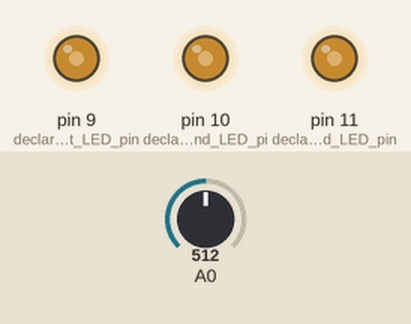
This sketch was run on a simulated Arduino Uno, built with avr-gcc and run on an emulated ATmega328P. On the bench: output pins drawn as LEDs (lit = HIGH). The inputs (shaded band) are chosen by the test bench; at power-on: A0 = 512.

Above: at 1.2 s.
1.3 s: A0 set to 716
At 2.5 s:
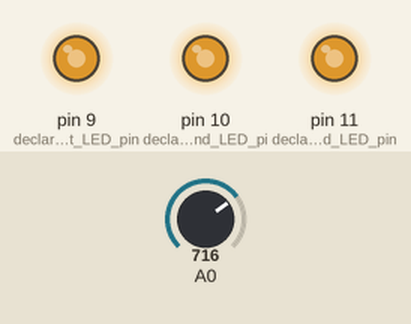
2.8 s: A0 set to 900
At 3.8 s:
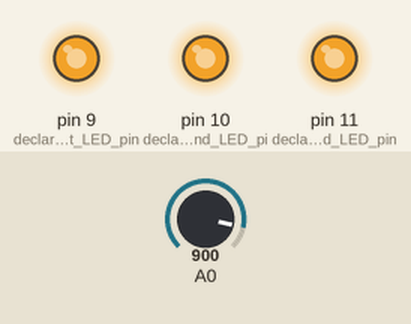
4.3 s: A0 set to 122
At 5.0 s:
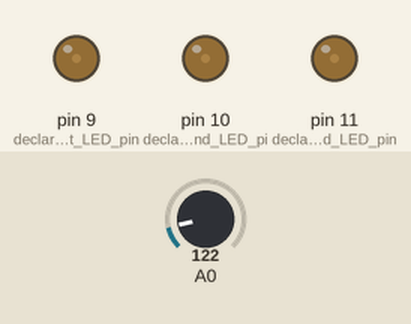
5.8 s: A0 set to 0
At 6.1 s:
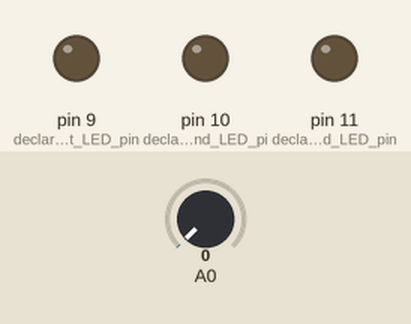
Timing chart, 0 to 8.3 s (numbered marks = the images above; inputs shaded):
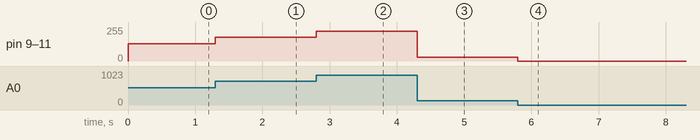

Measured:
- after the input at 1.3 s, pin 9 (declare_the_first_LED_pin), pin 10 (declare_the_second_LED_pi), pin 11 (declare_the_third_LED_pin): 128/255 → 179/255 at once
- after the input at 2.8 s, pin 9 (declare_the_first_LED_pin), pin 10 (declare_the_second_LED_pi), pin 11 (declare_the_third_LED_pin): 179/255 → 225/255 at once
- after the input at 4.3 s, pin 9 (declare_the_first_LED_pin), pin 10 (declare_the_second_LED_pi), pin 11 (declare_the_third_LED_pin): 225/255 → 30/255 at once
- after the input at 5.8 s, pin 9 (declare_the_first_LED_pin), pin 10 (declare_the_second_LED_pi), pin 11 (declare_the_third_LED_pin): 30/255 → 0/255 at once

The sketch:

Lesson4_V1.ino
```cpp
int readValue = 0;
int writeValue = 0;

void setup() {
  pinMode(9, OUTPUT);   //declare the first LED pin as output
  pinMode(10, OUTPUT);  //declare the second LED pin as output
  pinMode(11, OUTPUT);  //declare the third LED pin as output

}

void loop() {
  readValue = analogRead(A0); //store the value from the potemtiometer
  writeValue = readValue / 4; //divede the readValue by 4 and store as the writeValue
  analogWrite(9, writeValue); //set first LED brightness to writeValue
  analogWrite(10, writeValue); //set second LED brightness to writeValue
  analogWrite(11, writeValue);  //set third LED brightness to writeValue
}
```
